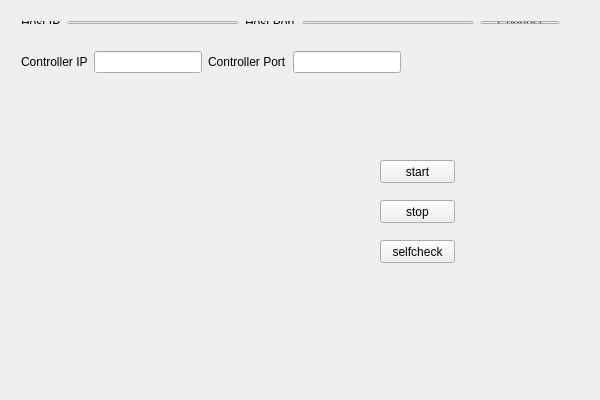
<?xml version="1.0" encoding="UTF-8"?>
<ui version="4.0">
 <class>SendAllFrameClass</class>
 <widget class="QWidget" name="SendAllFrameClass">
  <property name="geometry">
   <rect>
    <x>0</x>
    <y>0</y>
    <width>600</width>
    <height>400</height>
   </rect>
  </property>
  <property name="windowTitle">
   <string>SendAllFrame</string>
  </property>
  <widget class="QWidget" name="horizontalLayoutWidget">
   <property name="geometry">
    <rect>
     <x>10</x>
     <y>10</y>
     <width>561</width>
     <height>25</height>
    </rect>
   </property>
   <layout class="QHBoxLayout" name="horizontalLayout">
    <property name="sizeConstraint">
     <enum>QLayout::SetDefaultConstraint</enum>
    </property>
    <item>
     <widget class="QLabel" name="label">
      <property name="sizePolicy">
       <sizepolicy hsizetype="Preferred" vsizetype="Fixed">
        <horstretch>0</horstretch>
        <verstretch>0</verstretch>
       </sizepolicy>
      </property>
      <property name="text">
       <string>Host IP</string>
      </property>
     </widget>
    </item>
    <item>
     <widget class="QLineEdit" name="lineEdit"/>
    </item>
    <item>
     <widget class="QLabel" name="label_2">
      <property name="sizePolicy">
       <sizepolicy hsizetype="Preferred" vsizetype="Fixed">
        <horstretch>0</horstretch>
        <verstretch>0</verstretch>
       </sizepolicy>
      </property>
      <property name="text">
       <string>Host Port</string>
      </property>
     </widget>
    </item>
    <item>
     <widget class="QLineEdit" name="lineEdit_2"/>
    </item>
    <item>
     <widget class="QPushButton" name="pushButton">
      <property name="sizePolicy">
       <sizepolicy hsizetype="Minimum" vsizetype="Fixed">
        <horstretch>0</horstretch>
        <verstretch>0</verstretch>
       </sizepolicy>
      </property>
      <property name="text">
       <string>Connect</string>
      </property>
     </widget>
    </item>
   </layout>
  </widget>
  <widget class="QWidget" name="horizontalLayoutWidget_2">
   <property name="geometry">
    <rect>
     <x>10</x>
     <y>40</y>
     <width>561</width>
     <height>31</height>
    </rect>
   </property>
   <layout class="QHBoxLayout" name="horizontalLayout_2">
    <property name="sizeConstraint">
     <enum>QLayout::SetFixedSize</enum>
    </property>
    <item>
     <widget class="QLabel" name="label_3">
      <property name="sizePolicy">
       <sizepolicy hsizetype="Preferred" vsizetype="Fixed">
        <horstretch>0</horstretch>
        <verstretch>0</verstretch>
       </sizepolicy>
      </property>
      <property name="text">
       <string>Controller IP</string>
      </property>
     </widget>
    </item>
    <item>
     <widget class="QLineEdit" name="lineEdit_3"/>
    </item>
    <item>
     <widget class="QLabel" name="label_4">
      <property name="sizePolicy">
       <sizepolicy hsizetype="Preferred" vsizetype="Fixed">
        <horstretch>0</horstretch>
        <verstretch>0</verstretch>
       </sizepolicy>
      </property>
      <property name="text">
       <string>Controller Port</string>
      </property>
     </widget>
    </item>
    <item>
     <widget class="QLineEdit" name="lineEdit_4"/>
    </item>
   </layout>
  </widget>
  <widget class="QPushButton" name="pushButton_2">
   <property name="geometry">
    <rect>
     <x>380</x>
     <y>160</y>
     <width>75</width>
     <height>23</height>
    </rect>
   </property>
   <property name="text">
    <string>start</string>
   </property>
  </widget>
  <widget class="QPushButton" name="pushButton_3">
   <property name="geometry">
    <rect>
     <x>380</x>
     <y>200</y>
     <width>75</width>
     <height>23</height>
    </rect>
   </property>
   <property name="text">
    <string>stop</string>
   </property>
  </widget>
  <widget class="QPushButton" name="pushButton_4">
   <property name="geometry">
    <rect>
     <x>380</x>
     <y>240</y>
     <width>75</width>
     <height>23</height>
    </rect>
   </property>
   <property name="text">
    <string>selfcheck</string>
   </property>
  </widget>
 </widget>
 <layoutdefault spacing="6" margin="11"/>
 <resources>
  <include location="SendAllFrame.qrc"/>
 </resources>
 <connections/>
</ui>
